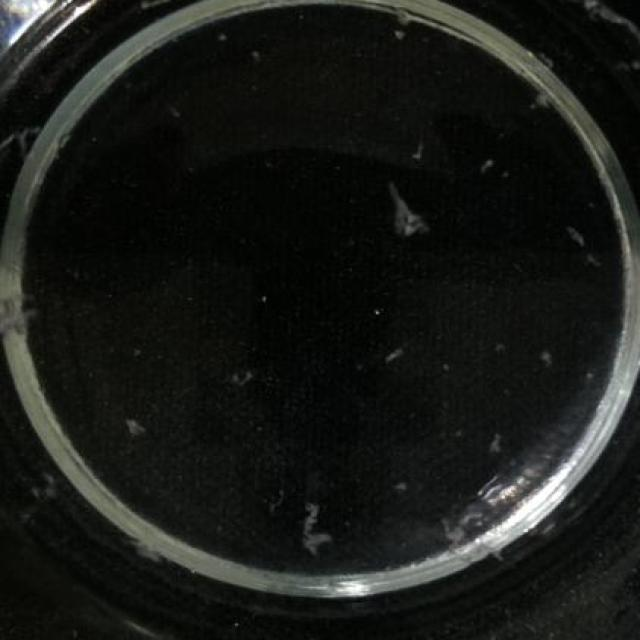
#> input picture dataset/images/test/152_jpg.rf.a32e02cf716fe0cb87bf89db4d0cb01b.jpg, 640 x 640 px; its folder holds only this picture in this run
$ python -i detector_yolo26.py   (imports and definitions only)   (older library calls are emulated)
#> lines starting #> are read from the running program, lines starting #| are printed output that depends on the picture
### backend/app/services/quality.py
"""
Image quality validation service for MicroSense AI-Cam.

This module checks whether an uploaded sample image is suitable for
microplastic-like particle analysis before or during AI detection.

It evaluates:
1. Focus / blur
2. Brightness
3. Underexposure
4. Overexposure
5. Contrast
6. Overall image quality score

This helps prevent poor images from producing misleading AI results.
"""

from __future__ import annotations

from dataclasses import dataclass
import cv2
import numpy as np


@dataclass
class ImageQualityResult:
    focus_score: float
    brightness_score: float
    contrast_score: float
    overexposed_percent: float
    underexposed_percent: float
    image_quality_score: float
    image_quality_status: str
    quality_warning: str


def _normalize(value: float, min_value: float, max_value: float) -> float:
    """
    Normalize a value to 0–100.
    """
    if max_value == min_value:
        return 0.0

    value = max(min_value, min(value, max_value))
    return ((value - min_value) / (max_value - min_value)) * 100.0


def evaluate_image_quality(gray: np.ndarray) -> ImageQualityResult:
    """
    Evaluate grayscale image quality.

    Parameters:
        gray: Grayscale image as numpy array.

    Returns:
        ImageQualityResult
    """

    if gray is None or gray.size == 0:
        return ImageQualityResult(
            focus_score=0.0,
            brightness_score=0.0,
            contrast_score=0.0,
            overexposed_percent=0.0,
            underexposed_percent=100.0,
            image_quality_score=0.0,
            image_quality_status="Poor",
            quality_warning="Invalid or empty image.",
        )

    # Focus score using Laplacian variance
    laplacian_variance = float(cv2.Laplacian(gray, cv2.CV_64F).var())

    # Normalize focus.
    # Values vary by camera, but 0–300 works well for prototype scoring.
    focus_score = _normalize(laplacian_variance, 20, 300)

    # Brightness
    mean_brightness = float(np.mean(gray))

    # Ideal brightness around 120–170.
    # Score decreases if too dark or too bright.
    brightness_distance = abs(mean_brightness - 145)
    brightness_score = max(0.0, 100.0 - (brightness_distance / 145.0) * 100.0)

    # Contrast
    contrast = float(np.std(gray))
    contrast_score = _normalize(contrast, 10, 80)

    # Underexposure and overexposure percentages
    total_pixels = gray.size

    underexposed_pixels = np.sum(gray < 30)
    overexposed_pixels = np.sum(gray > 240)

    underexposed_percent = float((underexposed_pixels / total_pixels) * 100.0)
    overexposed_percent = float((overexposed_pixels / total_pixels) * 100.0)

    # Penalty for too many bad pixels
    exposure_penalty = min(40.0, underexposed_percent + overexposed_percent)

    # Weighted final score
    image_quality_score = (
        0.40 * focus_score
        + 0.30 * brightness_score
        + 0.20 * contrast_score
        + 0.10 * max(0.0, 100.0 - exposure_penalty)
    )

    image_quality_score = round(max(0.0, min(100.0, image_quality_score)), 2)

    # Status and warning
    warnings = []

    if focus_score < 35:
        warnings.append("Image may be blurry.")

    if mean_brightness < 60:
        warnings.append("Image is too dark.")

    if mean_brightness > 220:
        warnings.append("Image is too bright.")

    if overexposed_percent > 10:
        warnings.append("High overexposure detected.")

    if underexposed_percent > 20:
        warnings.append("High underexposure detected.")

    if contrast_score < 30:
        warnings.append("Low contrast image.")

    if image_quality_score >= 75:
        status = "Good"
    elif image_quality_score >= 50:
        status = "Acceptable"
    else:
        status = "Poor"

    quality_warning = " ".join(warnings) if warnings else "Image quality is suitable for analysis."

    return ImageQualityResult(
        focus_score=round(focus_score, 2),
        brightness_score=round(brightness_score, 2),
        contrast_score=round(contrast_score, 2),
        overexposed_percent=round(overexposed_percent, 2),
        underexposed_percent=round(underexposed_percent, 2),
        image_quality_score=image_quality_score,
        image_quality_status=status,
        quality_warning=quality_warning,
    )

### backend/app/services/detector_yolo26.py
"""
YOLO26n-based particle candidate detection for MicroSense AI-Cam.

Important:
- This is an experimental YOLO26n detector.
- It does not replace the existing YOLOv5 detector.py.
- It detects microplastic-like particle candidates only.
- It does not confirm polymer composition or regulatory-grade microplastic quantity.

Flow:
1. Read image.
2. Resize image.
3. Evaluate image quality.
4. Run YOLO26n detection.
5. Apply Hybrid AI + Image Processing Filter.
6. Save processed image.
7. Return DetectionResult compatible with samples.py.
"""

from __future__ import annotations

from dataclasses import dataclass, field
from pathlib import Path
from typing import List
import time

import cv2
import numpy as np
from ultralytics import YOLO

from app.config import (
    RESIZE_WIDTH,
    RESIZE_HEIGHT,
    IMAGE_UPLOAD_DIR,
)
from app.utils.helpers import generate_unique_filename
from app.services.quality import evaluate_image_quality
from app.services.hybrid_filter import validate_particle


# ── Paths ─────────────────────────────────────────────────────────────────────

BASE_DIR = Path(__file__).resolve().parents[2]
MODEL_PATH = BASE_DIR / "model" / "yolo26_best.pt"


# ── Data structures ───────────────────────────────────────────────────────────

@dataclass
class Particle:
    x: int
    y: int
    width: int
    height: int
    area: float
    brightness: float
    size_category: str


@dataclass
class DetectionResult:
    particles: List[Particle] = field(default_factory=list)
    processed_image_path: str = ""

    # Basic image statistics
    laplacian_variance: float = 0.0
    mean_brightness: float = 0.0
    average_particle_area: float = 0.0
    average_brightness: float = 0.0

    # Image quality fields
    focus_score: float = 0.0
    brightness_score: float = 0.0
    contrast_score: float = 0.0
    overexposed_percent: float = 0.0
    underexposed_percent: float = 0.0
    image_quality_score: float = 0.0
    image_quality_status: str = "Unknown"
    quality_warning: str = ""

    # Hybrid filter fields
    raw_detection_count: int = 0
    accepted_detection_count: int = 0
    rejected_detection_count: int = 0
    hybrid_filter_score: float = 0.0
    filter_summary: str = ""

    # YOLO26 metadata
    model_name: str = "YOLO26n"
    confidence_threshold: float = 0.70
    iou_threshold: float = 0.40
    processing_time_seconds: float = 0.0

    # [8 lines left out: function count, not called in this run]


# ── Model loading ─────────────────────────────────────────────────────────────

_model = None


def get_yolo26_model():
    """
    Load YOLO26n model only once.
    """
    global _model

    if _model is None:
        if not MODEL_PATH.exists():
            raise FileNotFoundError(f"YOLO26n model not found at: {MODEL_PATH}")

        print("Loading YOLO26n model from:", MODEL_PATH)

        _model = YOLO(str(MODEL_PATH))

        print("YOLO26n model loaded successfully.")

    return _model


# ── Helper functions ──────────────────────────────────────────────────────────

# [9 lines left out: function _size_label, not called in this run]


def _laplacian_variance(gray: np.ndarray) -> float:
    return float(cv2.Laplacian(gray, cv2.CV_64F).var())


# [12 lines left out: function _safe_crop, not called in this run]


def _mean_or_zero(values: list[float]) -> float:
    return float(np.mean(values)) if values else 0.0


# [50 lines left out: function _build_filter_summary, not called in this run]


# ── Public API: YOLO26 Image Analysis ─────────────────────────────────────────

def analyze_image_yolo26(
    image_path: str,
    conf_threshold: float = 0.70,
    iou_threshold: float = 0.40,
) -> DetectionResult:
    """
    Analyze uploaded image using YOLO26n + hybrid validation.

    This function is intentionally separate from analyze_image() in detector.py.
    Do not replace YOLOv5 yet.
    """
#> called with conf_threshold = 0.7, iou_threshold = 0.4

    print("USING DETECTOR: YOLO26n + HYBRID FILTER")

    start_time = time.time()

    img = cv2.imread(str(image_path))
#> img is the input picture: shape (640, 640, 3); mean B, G, R 23.4, 26.8, 24.7

    if img is None:
        raise ValueError(f"OpenCV could not read image: {image_path}")

    img_resized = cv2.resize(img, (RESIZE_WIDTH, RESIZE_HEIGHT))
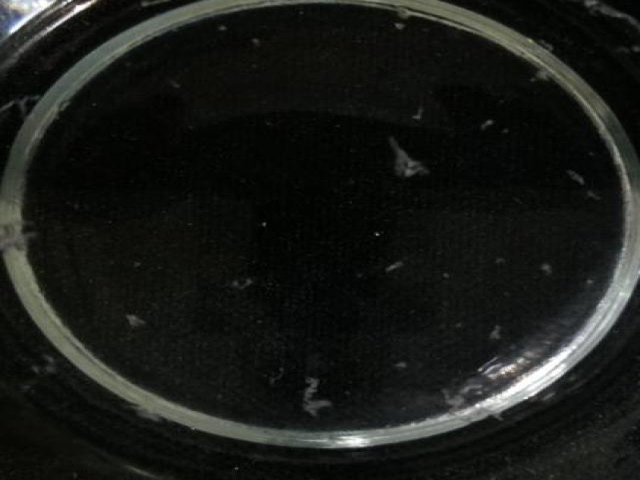
#> img_resized: shape (480, 640, 3); mean B, G, R 23.4, 26.8, 24.8
    gray = cv2.cvtColor(img_resized, cv2.COLOR_BGR2GRAY)

    lap_var = _laplacian_variance(gray)
#> lap_var = 50.67
    mean_brightness = float(np.mean(gray))
#> mean_brightness = 25.77
    quality = evaluate_image_quality(gray)
#> in evaluate_image_quality, `laplacian_variance = float(cv2.Laplacian(gray, cv2.CV_64F).var())`: laplacian_variance = 50.67
#> in evaluate_image_quality, `focus_score = _normalize(laplacian_variance, 20, 300)`: focus_score = 10.95
#> in evaluate_image_quality, `mean_brightness = float(np.mean(gray))`: mean_brightness = 25.77
#> in evaluate_image_quality, `brightness_distance = abs(mean_brightness - 145)`: brightness_distance = 119.2
#> in evaluate_image_quality, `brightness_score = max(0.0, 100.0 - (brightness_distance / 145.0) * 10..`: brightness_score = 17.77
#> in evaluate_image_quality, `contrast = float(np.std(gray))`: contrast = 35.46
#> in evaluate_image_quality, `contrast_score = _normalize(contrast, 10, 80)`: contrast_score = 36.37
#> in evaluate_image_quality, `underexposed_pixels = np.sum(gray < 30)`: underexposed_pixels = 252674
#> in evaluate_image_quality, `overexposed_pixels = np.sum(gray > 240)`: overexposed_pixels = 722
#> in evaluate_image_quality, `underexposed_percent = float((underexposed_pixels / total_pixels) * 10..`: underexposed_percent = 82.25
#> in evaluate_image_quality, `overexposed_percent = float((overexposed_pixels / total_pixels) * 100.0)`: overexposed_percent = 0.235
#> in evaluate_image_quality, `exposure_penalty = min(40.0, underexposed_percent + overexposed_percent)`: exposure_penalty = 40
#> in evaluate_image_quality, `image_quality_score = ( 0.40 * focus_score + 0.30 * brightness_score +..`: image_quality_score = 22.99

    model = get_yolo26_model()

    results = model.predict(
        source=img_resized,
        conf=conf_threshold,
        iou=iou_threshold,
        imgsz=640,
        verbose=False,
    )

    particles: List[Particle] = []
    output_img = img_resized.copy()

    raw_detection_count = 0
    rejected_detection_count = 0
    validation_scores: list[float] = []
    rejection_reasons: list[str] = []

    boxes = results[0].boxes

    for box in boxes:
        x1, y1, x2, y2 = box.xyxy[0].tolist()
        conf = float(box.conf[0])
        cls = int(box.cls[0])

        x1 = int(round(x1))
        y1 = int(round(y1))
        x2 = int(round(x2))
        y2 = int(round(y2))

        width = max(0, x2 - x1)
        height = max(0, y2 - y1)
        area = float(width * height)

        if width <= 0 or height <= 0:
            continue

        raw_detection_count += 1

        validation = validate_particle(
            gray=gray,
            x=x1,
            y=y1,
            width=width,
            height=height,
            area=area,
        )

        validation_scores.append(validation.validation_score)

        if not validation.is_valid:
            rejected_detection_count += 1
            rejection_reasons.append(validation.rejection_reason)

            # Rejected candidates are shown in red.
            cv2.rectangle(
                output_img,
                (x1, y1),
                (x2, y2),
                (0, 0, 255),
                1,
            )

            cv2.putText(
                output_img,
                "Rejected",
                (x1, max(20, y1 - 8)),
                cv2.FONT_HERSHEY_SIMPLEX,
                0.45,
                (0, 0, 255),
                1,
            )

            continue

        roi = _safe_crop(gray, x1, y1, x2, y2)
        brightness = float(np.mean(roi)) if roi.size > 0 else 0.0

        particle = Particle(
            x=x1,
            y=y1,
            width=width,
            height=height,
            area=round(area, 2),
            brightness=round(brightness, 2),
            size_category=_size_label(area),
        )

        particles.append(particle)

        # Accepted candidates are shown in yellow.
        cv2.rectangle(
            output_img,
            (x1, y1),
            (x2, y2),
            (0, 255, 255),
            2,
        )

        label = f"Accepted {conf:.2f} | H:{validation.validation_score:.0f}"

        cv2.putText(
            output_img,
            label,
            (x1, max(20, y1 - 8)),
            cv2.FONT_HERSHEY_SIMPLEX,
            0.45,
            (0, 255, 255),
            1,
        )

    accepted_detection_count = len(particles)

    hybrid_filter_score = (
        round(float(np.mean(validation_scores)), 2)
        if validation_scores
        else 0.0
    )

    filter_summary = _build_filter_summary(
        raw_count=raw_detection_count,
        accepted_count=accepted_detection_count,
        rejected_count=rejected_detection_count,
        rejection_reasons=rejection_reasons,
    )

    cv2.putText(
        output_img,
        f"YOLO26 Accepted: {accepted_detection_count}/{raw_detection_count}",
        (10, 25),
        cv2.FONT_HERSHEY_SIMPLEX,
        0.7,
        (0, 255, 0),
        2,
    )

    cv2.putText(
        output_img,
        f"Quality: {quality.image_quality_status} ({quality.image_quality_score})",
        (10, 55),
        cv2.FONT_HERSHEY_SIMPLEX,
        0.6,
        (0, 255, 0),
        2,
    )

    cv2.putText(
        output_img,
        f"Hybrid: {hybrid_filter_score}",
        (10, 85),
        cv2.FONT_HERSHEY_SIMPLEX,
        0.6,
        (0, 255, 0),
        2,
    )

    proc_filename = generate_unique_filename(
        Path(image_path).name,
        prefix="yolo26_processed_",
    )

    proc_path = IMAGE_UPLOAD_DIR / proc_filename

    saved = cv2.imwrite(str(proc_path), output_img)

    if not saved:
        raise ValueError(f"Failed to save YOLO26 processed image at: {proc_path}")

    avg_area = _mean_or_zero([p.area for p in particles])
    avg_brightness = _mean_or_zero([p.brightness for p in particles])

    processing_time = round(time.time() - start_time, 4)

    print("YOLO26 processed_path:", proc_path)
    print("YOLO26 raw detection count:", raw_detection_count)
    print("YOLO26 accepted detection count:", accepted_detection_count)
    print("YOLO26 rejected detection count:", rejected_detection_count)
    print("YOLO26 hybrid filter score:", hybrid_filter_score)
    print("YOLO26 filter summary:", filter_summary)
    print("YOLO26 processing time:", processing_time)

    return DetectionResult(
        particles=particles,
        processed_image_path=str(proc_path),
        laplacian_variance=round(lap_var, 2),
        mean_brightness=round(mean_brightness, 2),
        average_particle_area=round(avg_area, 2),
        average_brightness=round(avg_brightness, 2),

        focus_score=quality.focus_score,
        brightness_score=quality.brightness_score,
        contrast_score=quality.contrast_score,
        overexposed_percent=quality.overexposed_percent,
        underexposed_percent=quality.underexposed_percent,
        image_quality_score=quality.image_quality_score,
        image_quality_status=quality.image_quality_status,
        quality_warning=quality.quality_warning,

        raw_detection_count=raw_detection_count,
        accepted_detection_count=accepted_detection_count,
        rejected_detection_count=rejected_detection_count,
        hybrid_filter_score=hybrid_filter_score,
        filter_summary=filter_summary,

        model_name="YOLO26n",
        confidence_threshold=conf_threshold,
        iou_threshold=iou_threshold,
        processing_time_seconds=processing_time,
    )


# Optional short alias for testing
# [10 lines left out: function detect_with_yolo26, not called in this run]

#> (the run stopped early here; a loop or call above may not have finished)

$ run again, on dataset/images/test/164_jpg.rf.34b33e984e0128548d90ee78c7e6af1c.jpg
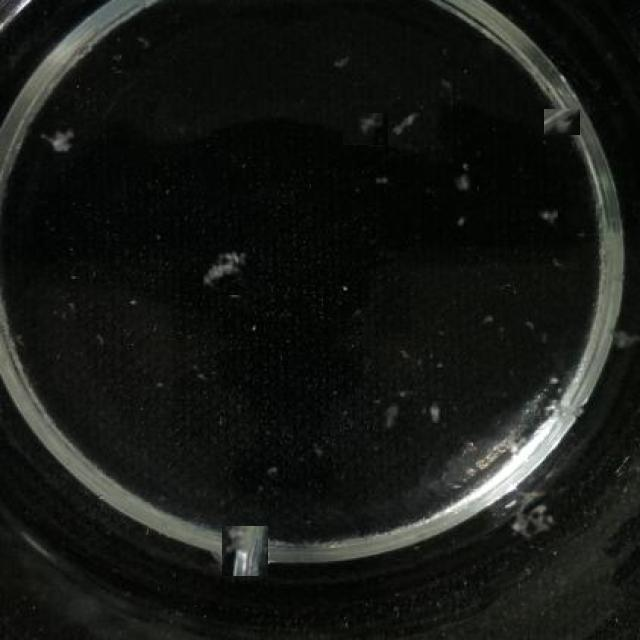
#> input picture dataset/images/test/164_jpg.rf.34b33e984e0128548d90ee78c7e6af1c.jpg, 640 x 640 px
#> in analyze_image_yolo26, img is the input picture: shape (640, 640, 3); mean B, G, R 21.1, 24.5, 22.4
#> in analyze_image_yolo26, `img_resized = cv2.resize(img, (RESIZE_WIDTH, RESIZE_HEIGHT))`:
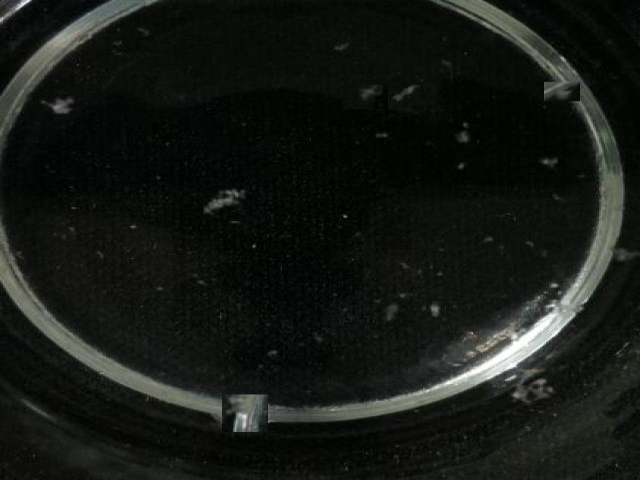
#> img_resized: shape (480, 640, 3); mean B, G, R 21.1, 24.6, 22.4
#> lap_var = 67.95
#> in analyze_image_yolo26, `mean_brightness = float(np.mean(gray))`: mean_brightness = 23.5
#> laplacian_variance = 67.95
#> focus_score = 17.13
#> in evaluate_image_quality, `mean_brightness = float(np.mean(gray))`: mean_brightness = 23.5
#> brightness_distance = 121.5
#> brightness_score = 16.2
#> contrast = 32.12
#> contrast_score = 31.6
#> underexposed_pixels = 258183
#> overexposed_pixels = 578
#> underexposed_percent = 84.04
#> overexposed_percent = 0.188
#> exposure_penalty = 40
#> image_quality_score = 24.03

$ run again, on dataset/images/test/166_jpg.rf.96bae4afe3e59bfd5f1fb8adeb1a409b.jpg
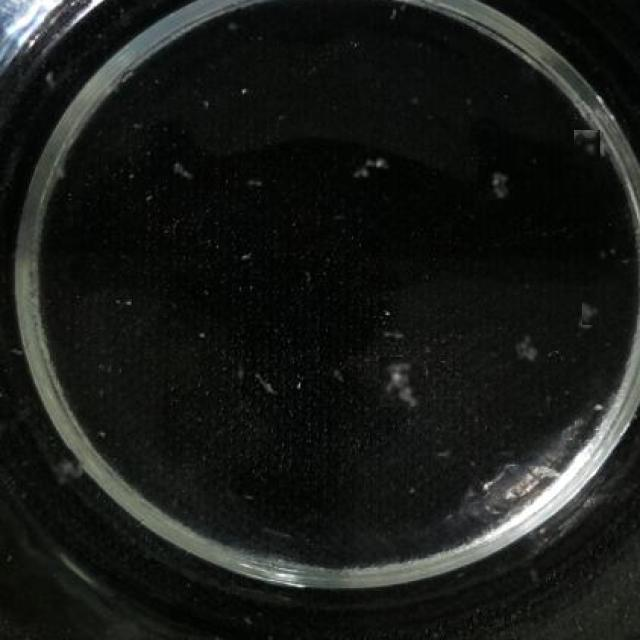
#> input picture dataset/images/test/166_jpg.rf.96bae4afe3e59bfd5f1fb8adeb1a409b.jpg, 640 x 640 px
#> in analyze_image_yolo26, img is the input picture: shape (640, 640, 3); mean B, G, R 24.4, 27.3, 25
#> in analyze_image_yolo26, `img_resized = cv2.resize(img, (RESIZE_WIDTH, RESIZE_HEIGHT))`:
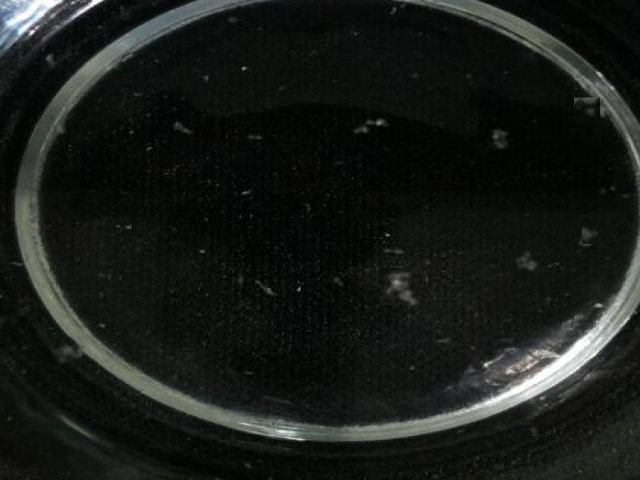
#> img_resized: shape (480, 640, 3); mean B, G, R 24.4, 27.3, 25
#> lap_var = 83.05
#> in analyze_image_yolo26, `mean_brightness = float(np.mean(gray))`: mean_brightness = 26.22
#> laplacian_variance = 83.05
#> focus_score = 22.52
#> in evaluate_image_quality, `mean_brightness = float(np.mean(gray))`: mean_brightness = 26.22
#> brightness_distance = 118.8
#> brightness_score = 18.08
#> contrast = 36.16
#> contrast_score = 37.37
#> underexposed_pixels = 252570
#> overexposed_pixels = 990
#> underexposed_percent = 82.22
#> overexposed_percent = 0.322
#> exposure_penalty = 40
#> image_quality_score = 27.9
